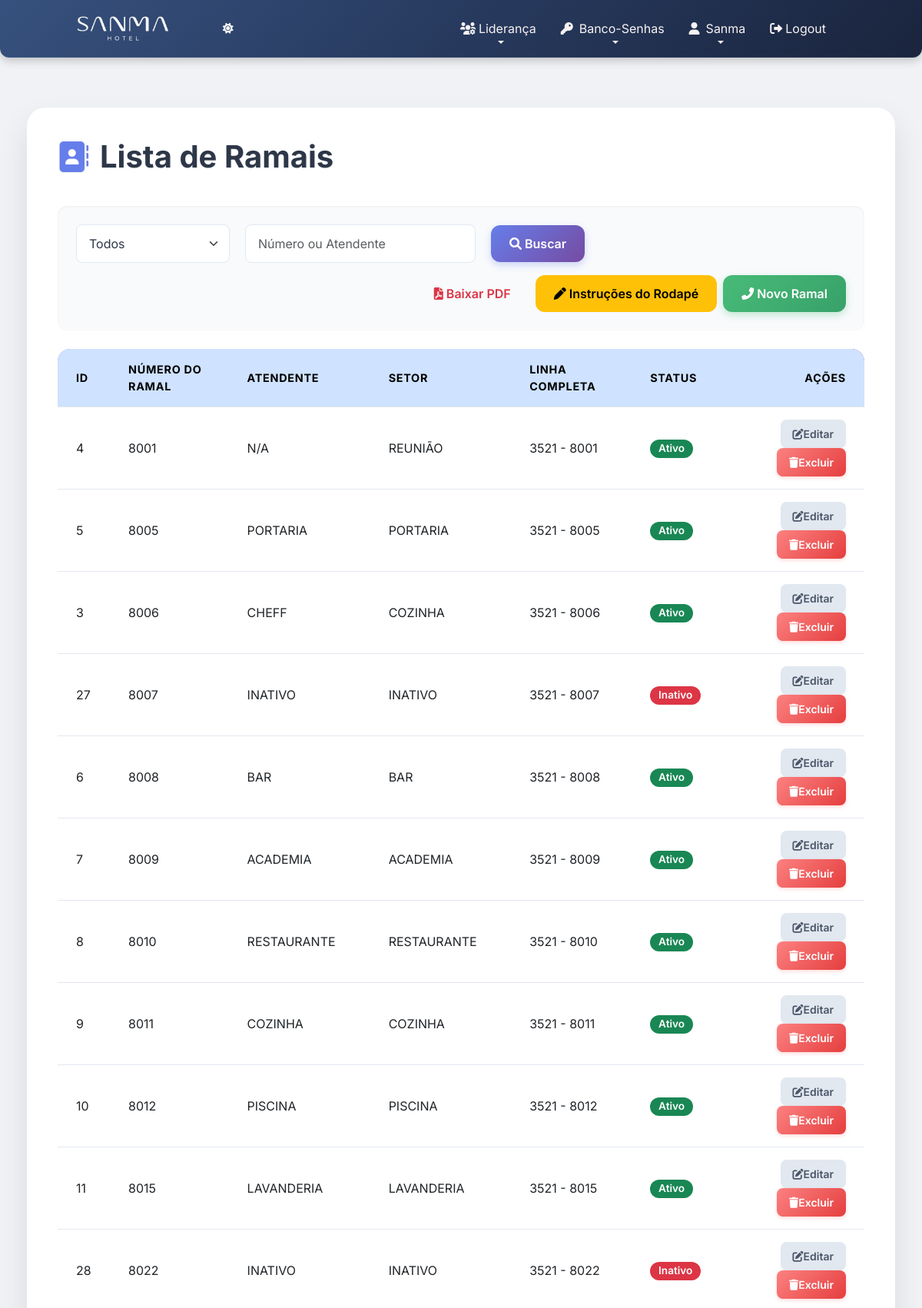
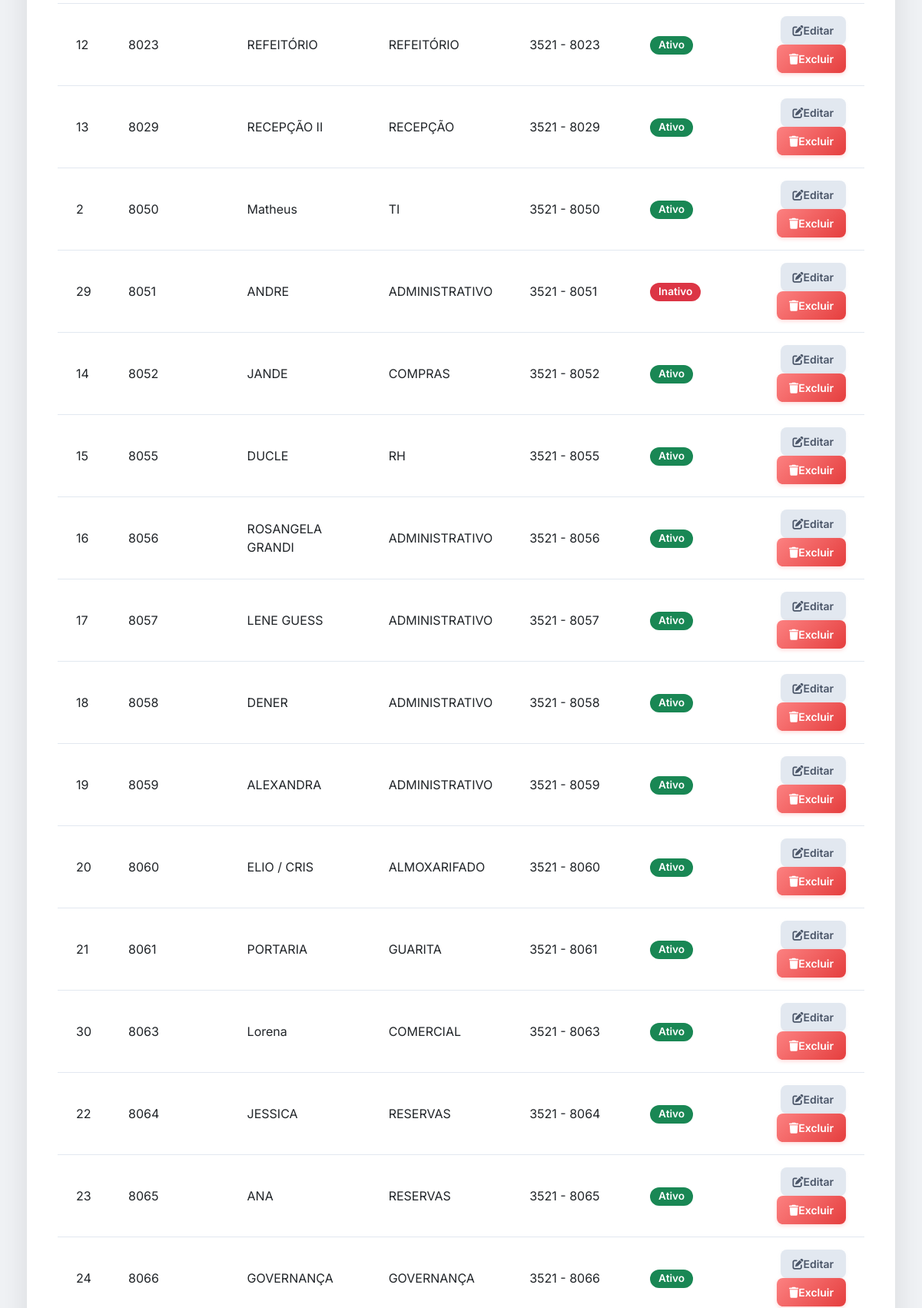
Page /ramais/ (signed in, upper part) on the committed database (2 pictures, top to bottom).
### ramais/models.py (models this page shows, shortened)
class Ramal(models.Model):
    numero_ramal = models.CharField(max_length=10, unique=True)
    linha_completa = models.CharField(max_length=20)
    grupo = models.ForeignKey(Group, on_delete=models.CASCADE, related_name='ramais')
    atendente = models.CharField(max_length=100)
    ativo = models.BooleanField(default=True)  # Novo campo 'ativo', padrão é True (ativo)
    instrucoes_pdf = models.TextField(
        blank=True,
        verbose_name="Instruções para rodapé do PDF",
        help_text="Instruções como: como fazer ligação, puxar ligação, etc."
    )

### ramais/views.py (the view, shortened to what this page needs)
# urls.py: path('', views.listar_ramais, name='listar_ramais'),
@login_required
def listar_ramais(request):
    status = request.GET.get('status', 'todos')  # Default 'todos'
    search = request.GET.get('search', '')
    ramais = Ramal.objects.all()
    if status != 'todos':
        if status == 'ativos':
            ramais = ramais.filter(ativo=True)
        elif status == 'inativos':
            ramais = ramais.filter(ativo=False)
    ramais = ramais.order_by('numero_ramal')
    return render(request, 'ramais/listar_ramais.html', {'ramais': ramais})

### templates/ramais/listar_ramais.html (shortened to what this page needs)
{% extends 'core/base.html' %}
{% load static %}
{% block extra_css %}
<link rel="stylesheet" href="{% static 'css/ramais/listar_ramais.css' %}">
{% endblock %}
{% block content %}
<div class="container mt-4">
    <h1><i class="fas fa-address-book"></i> Lista de Ramais</h1>
    <form method="get" action="{% url 'listar_ramais' %}" class="d-flex flex-wrap align-items-center mb-4">
        <div class="d-flex align-items-center flex-grow-1">
            <select name="status" id="status" class="form-select me-2" style="width: 200px;" onchange="this.form.submit()">
                <option value="todos" {% if request.GET.status == "todos" %}selected{% endif %}>Todos</option>
            </select>
            <input type="text" name="search" placeholder="Número ou Atendente" value="{{ request.GET.search }}" class="form-control me-2" style="width: 300px;" />
            <button type="submit" class="btn btn-primary">
                <i class="fas fa-search me-1"></i>Buscar
            </button>
        </div>
        <div class="ms-auto d-flex gap-2">
            <a href="{% url 'baixar_pdf_ramais' %}" class="btn btn-outline-danger">
                <i class="fas fa-file-pdf me-1"></i> Baixar PDF
            </a>
            <a href="{% url 'cadastrar_instrucoes_pdf' %}" class="btn btn-warning">
                <i class="fas fa-pen me-1"></i> Instruções do Rodapé
            </a>
            <a href="{% url 'adicionar_ramal' %}" class="btn btn-success">
                <i class="fas fa-phone-alt me-1"></i> Novo Ramal
            </a>
        </div>
    </form>
    <div class="table-responsive">
        <table class="table table-hover align-middle">
            <thead class="table-primary">
                <tr>
                    <th>ID</th>
                    <th>Número do Ramal</th>
                    <th>Atendente</th>
                    <th>Setor</th>
                    <th>Linha Completa</th>
                    <th>Status</th>
                    <th scope="col" class="text-end">Ações</th>
                </tr>
            </thead>
            <tbody>
                {% for ramal in ramais %}
                <tr>
                    <td>{{ ramal.id }}</td>
                    <td>{{ ramal.numero_ramal }}</td>
                    <td>{{ ramal.atendente }}</td>
                    <td>{{ ramal.grupo.name }}</td>
                    <td>{{ ramal.linha_completa|slice:":4" }} - {{ ramal.linha_completa|slice:"4:8" }}</td>
                    <td>
                        {% if ramal.ativo %}
                            <span class="badge bg-success">Ativo</span>
                        {% else %}
                            <span class="badge bg-danger">Inativo</span>
                        {% endif %}
                    </td>
                    <td class="text-end">
                        <a href="{% url 'editar_ramal' ramal.pk %}" class="btn btn-sm btn-secondary">
                            <i class="fas fa-edit"></i> Editar
                        </a>
                        <a href="{% url 'excluir_ramal' ramal.pk %}" class="btn btn-sm btn-danger">
                            <i class="fas fa-trash"></i> Excluir
                        </a>
                    </td>
                </tr>
                {% empty %}
                <tr>
                    <td colspan="7" class="text-center">Nenhum ramal encontrado.</td>
                </tr>
                {% endfor %}
            </tbody>
        </table>
    </div>
</div>
{% endblock %}

### static/css/base.css (style rules this page uses)
body { background: var(--body-bg); color: var(--text-color-light); transition: background 0.5s ease, color 0.5s ease; min-height: 100vh; padding-bottom: 60px; }

### static/css/theme.css (style rules this page uses)
:root { --painel: linear-gradient(135deg, #37517E 0%, #273A5E 50%, #1A243D 100%); --body-bg: #f4f6f8; --nav-hover: linear-gradient(135deg, #3d4a61 0%, #30405f 50%, #2f3850 100%); --body-dark: linear-gradient(135deg, #1a1a2e 0%, #16213e 100%); --nav-dark: rgba(26, 26, 46, 0.95); --sidebar: linear-gradient(135deg, #37517E 0%, #273A5E 50%, #1A243D 100%); --text-color-light: #333; --heading-color-light: #222; --border-color-light: #e0e0e0; --card-bg-light: #ffffff; --dropdown-bg-light: #ffffff; --dropdown-border-light: #dee2e6; --dropdown-text-light: #212529; --dropdown-hover-bg-light: #f8f9fa; }
body { background: var(--body-bg); color: var(--text-color-light); transition: background 0.3s ease, color 0.3s ease; }

### static/css/ramais/listar_ramais.css (style rules this page uses)
body { font-family: 'Inter', sans-serif; background-color: #f0f2f5; padding: 20px; box-sizing: border-box; display: flex; justify-content: center; align-items: flex-start; min-height: 100vh; }
.container { width: 100%; background-color: #ffffff; border-radius: 1.5rem; box-shadow: 0 20px 40px rgba(0, 0, 0, 0.1); padding: 2.5rem; box-sizing: border-box; }
h1 { font-size: 2.5rem; font-weight: 700; color: #2d3748; margin-bottom: 2.5rem; text-shadow: 1px 1px 2px rgba(0, 0, 0, 0.05); display: flex; align-items: center; gap: 15px; }
h1 i { color: #667eea; }
form { display: flex; flex-wrap: wrap; gap: 1rem; align-items: flex-end; margin-bottom: 2rem; padding: 1.5rem; background-color: #f8fafc; border-radius: 0.75rem; box-shadow: inset 0 1px 3px rgba(0, 0, 0, 0.05); }
form .d-flex.align-items-center.flex-grow-1 { flex-grow: 1; display: flex; flex-wrap: wrap; gap: 0.75rem; align-items: flex-end; }
.form-select, .form-control { flex-grow: 1; padding: 0.75rem 1rem; border: 1px solid #e2e8f0; border-radius: 0.5rem; font-size: 1rem; color: #2d3748; transition: all 0.2s ease-in-out; min-width: 150px; }
.form-select { max-width: 200px; }
.form-control { max-width: 300px; }
.btn { display: inline-flex; align-items: center; justify-content: center; padding: 0.75rem 1.5rem; border-radius: 0.75rem; font-weight: 600; text-decoration: none; transition: all 0.3s ease-in-out; cursor: pointer; white-space: nowrap; border: none; }
.btn-primary { background: linear-gradient(135deg, #667eea 0%, #764ba2 100%); color: white; box-shadow: 0 4px 10px rgba(102, 126, 234, 0.3); }
.btn-success { background: linear-gradient(135deg, #48bb78 0%, #38a169 100%); color: white; box-shadow: 0 4px 10px rgba(72, 187, 120, 0.3); }
.table { width: 100%; margin-bottom: 0; border-collapse: separate; border-spacing: 0; border-radius: 1rem; overflow: hidden; box-shadow: 0 10px 20px rgba(0, 0, 0, 0.08); }
.table thead { background: linear-gradient(135deg, #667eea 0%, #764ba2 100%); color: white; font-weight: 600; }
.table th, .table td { padding: 1rem 1.5rem; vertical-align: middle; border-bottom: 1px solid #e2e8f0; }
.table th { text-align: left; font-size: 0.9rem; text-transform: uppercase; letter-spacing: 0.05em; }
.table th:first-child { border-top-left-radius: 1rem; }
.table th:last-child { border-top-right-radius: 1rem; }
.badge { padding: 0.4em 0.8em; border-radius: 9999px; font-weight: 600; font-size: 0.85em; }
.badge.bg-success { background-color: #48bb78; color: white; }
.badge.bg-danger { background-color: #e53e3e; color: white; }
.btn-sm { padding: 0.5rem 1rem; font-size: 0.875rem; border-radius: 0.5rem; margin-left: 0.5rem; }
.btn-secondary { background: #e2e8f0; color: #4a5568; box-shadow: 0 2px 5px rgba(226, 232, 240, 0.3); }
.btn-danger { background: linear-gradient(135deg, #fc8181 0%, #e53e3e 100%); color: white; box-shadow: 0 2px 5px rgba(252, 129, 129, 0.3); }

### rows in the picture
Ramal: id "4", numero_ramal "8001", atendente "N/A", grupo.name "REUNIÃO", linha_completa "3521", linha_completa "8001", ativo "Ativo"
Ramal: id "5", numero_ramal "8005", atendente "PORTARIA", grupo.name "PORTARIA", linha_completa "3521", linha_completa "8005", ativo "Ativo"
Ramal: id "3", numero_ramal "8006", atendente "CHEFF", grupo.name "COZINHA", linha_completa "3521", linha_completa "8006", ativo "Ativo"
Ramal: id "27", numero_ramal "8007", atendente "INATIVO", grupo.name "INATIVO", linha_completa "3521", linha_completa "8007", ativo "Inativo"
Ramal: id "6", numero_ramal "8008", atendente "BAR", grupo.name "BAR", linha_completa "3521", linha_completa "8008", ativo "Ativo"
Ramal: id "7", numero_ramal "8009", atendente "ACADEMIA", grupo.name "ACADEMIA", linha_completa "3521", linha_completa "8009", ativo "Ativo"
Ramal: id "8", numero_ramal "8010", atendente "RESTAURANTE", grupo.name "RESTAURANTE", linha_completa "3521", linha_completa "8010", ativo "Ativo"
Ramal: id "9", numero_ramal "8011", atendente "COZINHA", grupo.name "COZINHA", linha_completa "3521", linha_completa "8011", ativo "Ativo"
Ramal: id "10", numero_ramal "8012", atendente "PISCINA", grupo.name "PISCINA", linha_completa "3521", linha_completa "8012", ativo "Ativo"
Ramal: id "11", numero_ramal "8015", atendente "LAVANDERIA", grupo.name "LAVANDERIA", linha_completa "3521", linha_completa "8015", ativo "Ativo"
Ramal: id "28", numero_ramal "8022", atendente "INATIVO", grupo.name "INATIVO", linha_completa "3521", linha_completa "8022", ativo "Inativo"
Ramal: id "12", numero_ramal "8023", atendente "REFEITÓRIO", grupo.name "REFEITÓRIO", linha_completa "3521", linha_completa "8023", ativo "Ativo"
Ramal: id "13", numero_ramal "8029", atendente "RECEPÇÃO II", grupo.name "RECEPÇÃO", linha_completa "3521", linha_completa "8029", ativo "Ativo"
Ramal: id "2", numero_ramal "8050", atendente "Matheus", grupo.name "TI", linha_completa "3521", linha_completa "8050", ativo "Ativo"
Ramal: id "29", numero_ramal "8051", atendente "ANDRE", grupo.name "ADMINISTRATIVO", linha_completa "3521", linha_completa "8051", ativo "Inativo"
Ramal: id "14", numero_ramal "8052", atendente "JANDE", grupo.name "COMPRAS", linha_completa "3521", linha_completa "8052", ativo "Ativo"
Ramal: id "15", numero_ramal "8055", atendente "DUCLE", grupo.name "RH", linha_completa "3521", linha_completa "8055", ativo "Ativo"
Ramal: id "16", numero_ramal "8056", atendente "ROSANGELA GRANDI", grupo.name "ADMINISTRATIVO", linha_completa "3521", linha_completa "8056", ativo "Ativo"
Ramal: id "17", numero_ramal "8057", atendente "LENE GUESS", grupo.name "ADMINISTRATIVO", linha_completa "3521", linha_completa "8057", ativo "Ativo"
Ramal: id "18", numero_ramal "8058", atendente "DENER", grupo.name "ADMINISTRATIVO", linha_completa "3521", linha_completa "8058", ativo "Ativo"
Ramal: id "19", numero_ramal "8059", atendente "ALEXANDRA", grupo.name "ADMINISTRATIVO", linha_completa "3521", linha_completa "8059", ativo "Ativo"
Ramal: id "20", numero_ramal "8060", atendente "ELIO / CRIS", grupo.name "ALMOXARIFADO", linha_completa "3521", linha_completa "8060", ativo "Ativo"
Ramal: id "21", numero_ramal "8061", atendente "PORTARIA", grupo.name "GUARITA", linha_completa "3521", linha_completa "8061", ativo "Ativo"
Ramal: id "30", numero_ramal "8063", atendente "Lorena", grupo.name "COMERCIAL", linha_completa "3521", linha_completa "8063", ativo "Ativo"
Ramal: id "22", numero_ramal "8064", atendente "JESSICA", grupo.name "RESERVAS", linha_completa "3521", linha_completa "8064", ativo "Ativo"
Ramal: id "23", numero_ramal "8065", atendente "ANA", grupo.name "RESERVAS", linha_completa "3521", linha_completa "8065", ativo "Ativo"
Ramal: id "24", numero_ramal "8066", atendente "GOVERNANÇA", grupo.name "GOVERNANÇA", linha_completa "3521", linha_completa "8066", ativo "Ativo"
